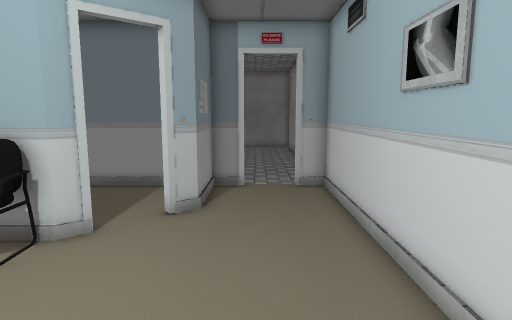
View 1 (above)

15 first-person views from a walk through a 3-D level made in the Unity game engine. The camera is 1.4 m above the floor, tilts 8° down and sees 75° across. Doors are open. The floor is counted in squares, 0.5 m on a side. Each view is taken from the middle of a square. On the plan, view 1 faces up. The plan holds only what a view shows up to about 20 squares ahead; the rest is blank. The place goes on beyond the plan. Some animated figures are left out. Some surface patterns are stand-ins.

View 2
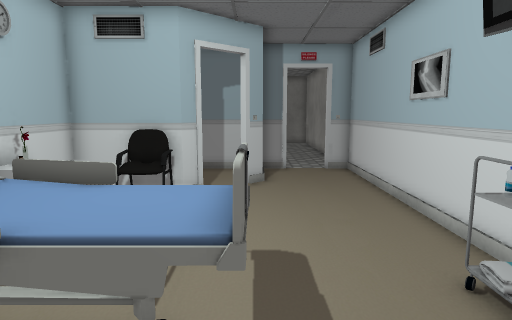

View 3
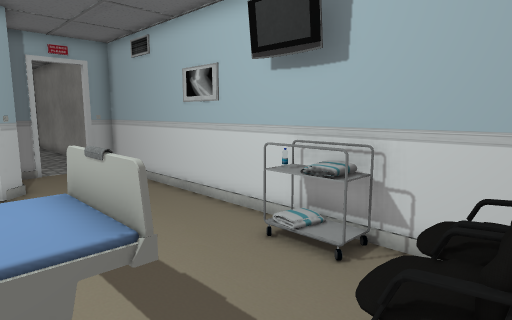

View 4
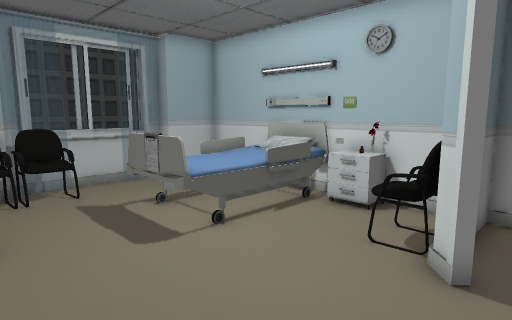

View 5
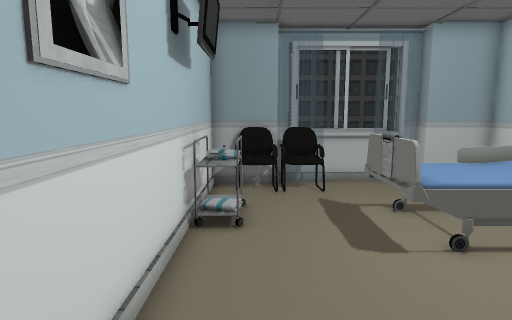

View 6
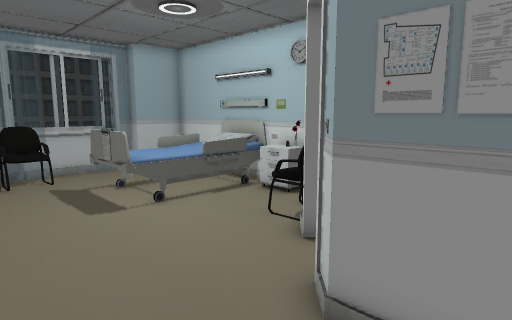

View 7
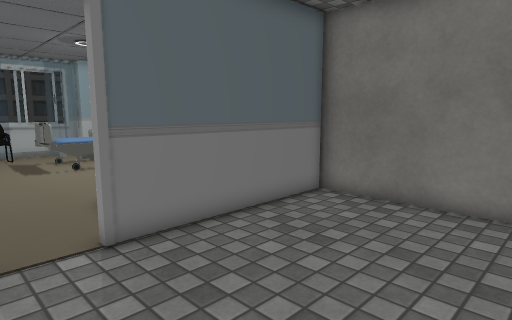

View 8
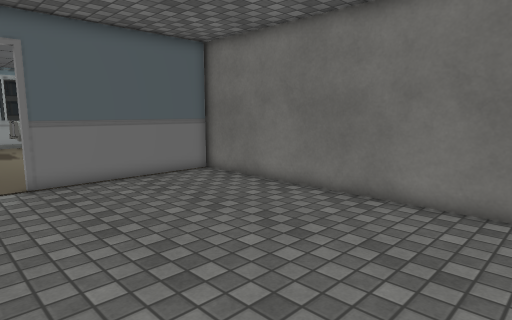

View 9
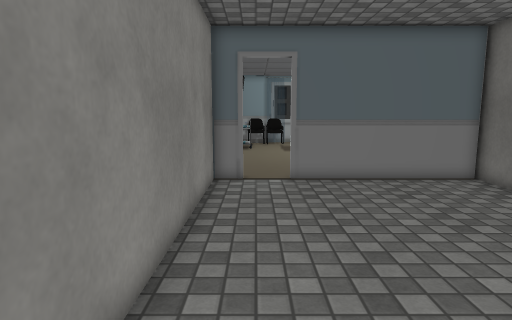

View 10
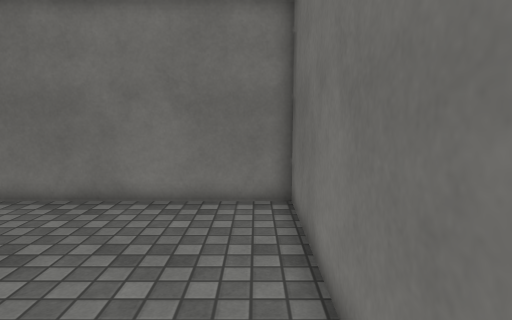

View 11
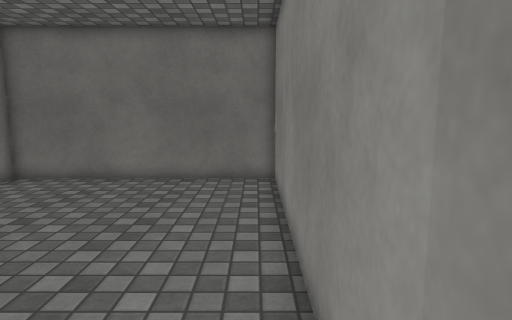

View 12
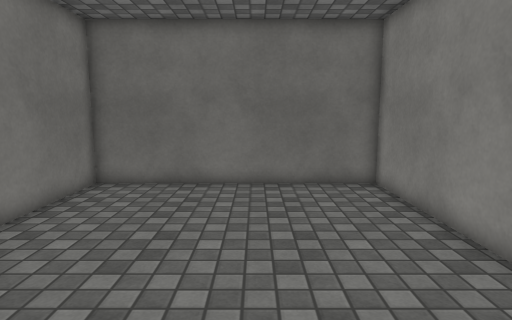

View 13
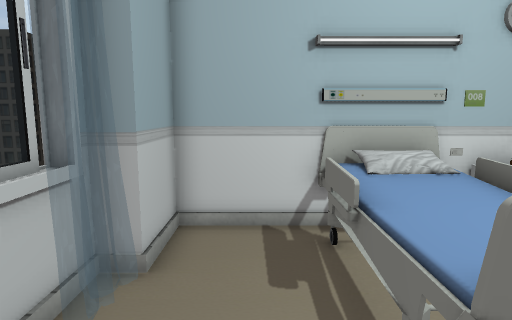

View 14
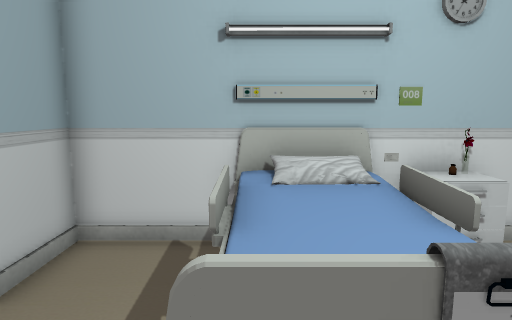

View 15
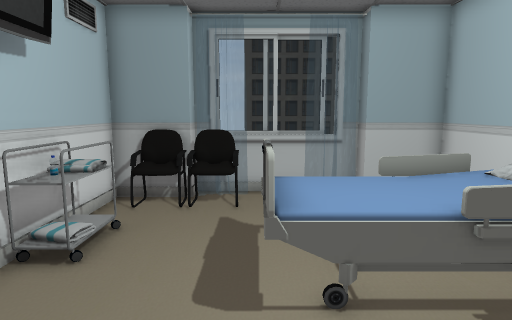

### Floor plan
Key: @ floor where view 1 was taken; # wall or solid block; . main floor; : floor 0.75 m higher than the main floor; / step, stairs or slope; D open door; = window, fence, low wall or low ledge; ^ raised ledge; v drop or lower ground; C chair; B bed; T trolley; O other object.
Columns run from 8 left of view 1 to 3 right of it. Each row starts with its distance up from view 1.
 28 ############
 27 #..........#
 26 #..........#
 25 #..........#
 24 #..........#
 23 #..........#
 22 #..........#
 21 #..........#
 20 #..........#
 19 #..........#
 18 #..........#
 17 #..........#
 16 #..........#
 15 #..........#
 14 #..........#
 13 ########DD##
 12       #....#
 11       #....#
 10       #....#
  9     DD#....#
  8     DD.....#
  7 #####......#
  6 #.CC.......#
  5 #..........#
  4 #^.........#
  3 #B..BB.....#
  2 #     v....#
  1 #     v..TO#
  0 #/::::v.@TT#
 -1 #BBB.....TT#
 -2 #........C #
 -3 #......CCCC#
 -4 ###....  ###
 -5   #====##

Positions as (right, up) in squares from view 1, and headings:
1: (0, 0), facing up
2: (-2, -4), facing up
3: (-4, -4), facing up-right
4: (2, 9), facing down-left
5: (1, 9), facing down
6: (2, 12), facing down-left
7: (2, 20), facing down-left
8: (2, 27), facing down-left
9: (1, 27), facing down
10: (2, 27), facing left
11: (2, 14), facing up
12: (-2, 15), facing up
13: (0, -2), facing left
14: (-1, 0), facing left
15: (-2, 7), facing down
